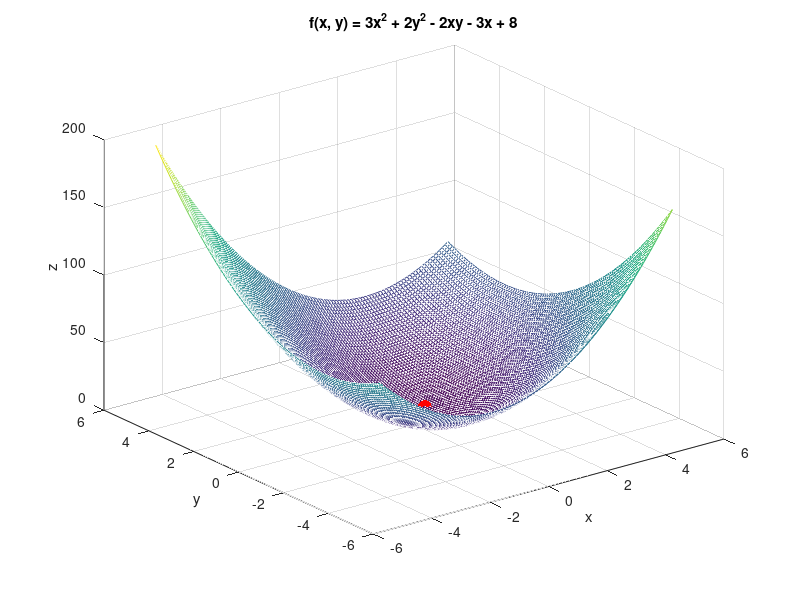

Write MATLAB code to recreate this figure.
% Author: Kovács Bálint-Hunor (Informatika III.) 2023
clear all %#ok<CLALL>
close all
clc

% options
o = optimset();
o = optimset(o, 'MaxIter', 1e3);
o = optimset(o, 'Tolx', 1e-5, 'TolFun', 1e-7);
o = optimset(o, 'Display', 'iter');

% function
z0 = [-3, 9];
f = @(z) 3*z(1)^2 + 2*z(2)^2 - 2*z(1)*z(2) - 3*z(1) +8;

% minimum search
zmin = fminsearch(f, z0, o);

% plot
[X, Y] = meshgrid(-5:0.1:5, -5:0.1:5);
Z = 3*X.^2 + 2*Y.^2 - 2*X.*Y - 3*X + 8;

figure(1)
mesh(X, Y, Z)
hold on
plot3(zmin(1), zmin(2), f(zmin), 'r.', 'MarkerSize', 30)
xlabel('x')
ylabel('y')
zlabel('z')
title('f(x, y) = 3x^2 + 2y^2 - 2xy - 3x + 8')
